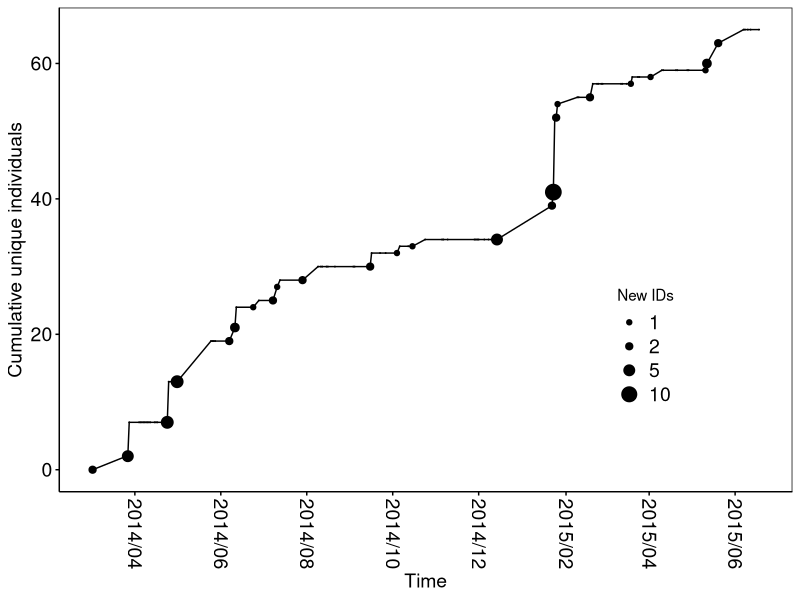
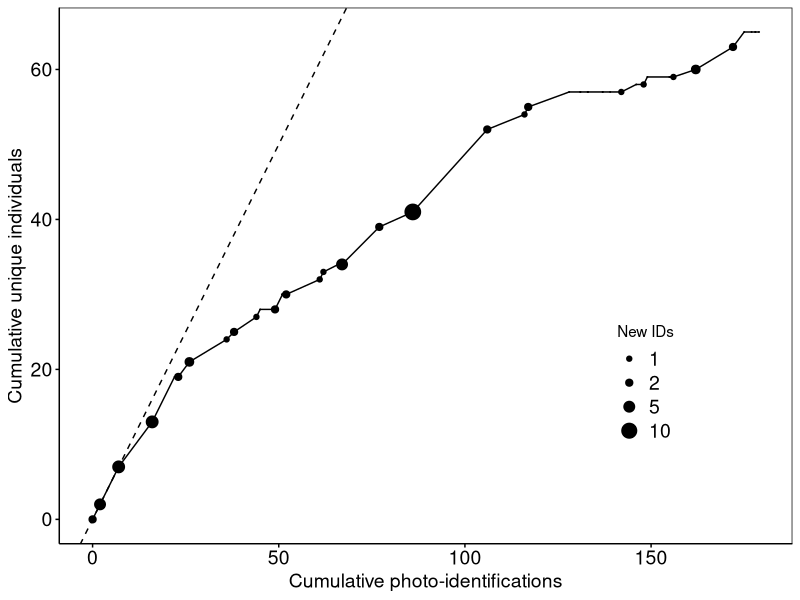
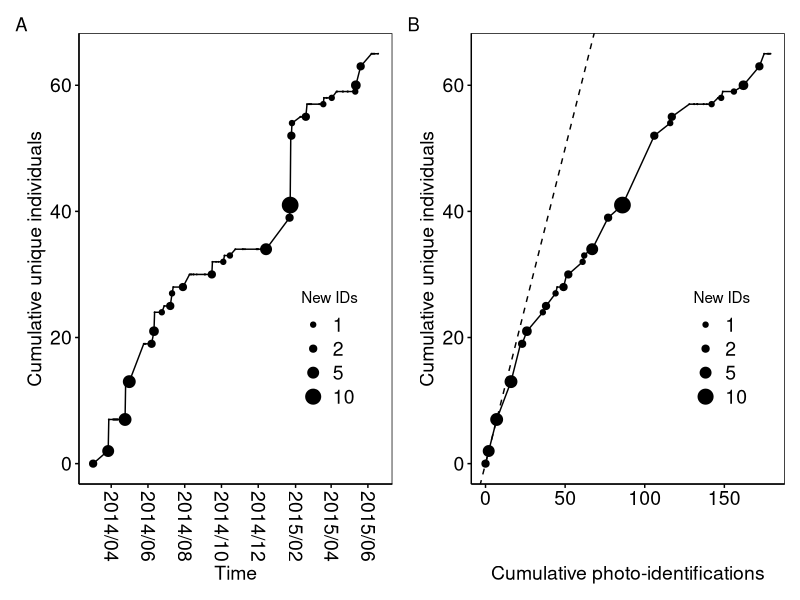
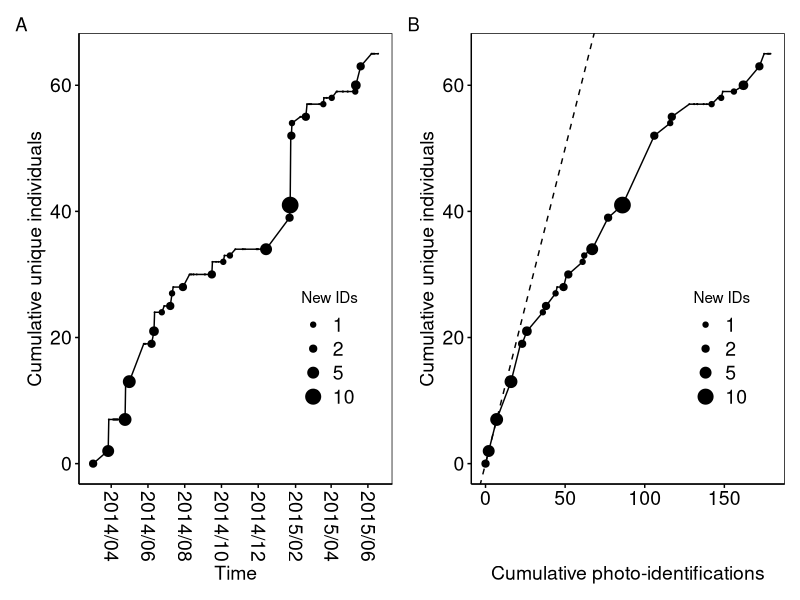

Here is the R script that generated these plots, in order:
# Chris Oosthuizen
# Feb 2026

# plot discovery curves

#--------------------------------------------
library(ggplot2)
library(ggpubr)
library(scales)

dat = read.csv("./data/discoverycurve2014.csv", header = T)
head(dat)
str(dat)

dat$date = as.POSIXct(dat$date)
str(dat)

dat$date2 <- as.Date(dat$date, format = "%d/%m/%Y")
dat$date2 <- format(dat$date2, "%Y/%m")
dat


# Plotting theme
theme_gg <- function () { 
  theme_bw() %+replace% 
    theme(
      axis.text = element_text(colour = "black"),
      # axis.title = element_blank(),
      axis.ticks = element_line(colour = "black"),
      panel.grid = element_blank(),
      strip.background = element_blank(),
      panel.border = element_rect(colour = "black", fill = NA),
      axis.line = element_line(colour = "black")
    )
}


# plot discovery curve against time

dc1 = ggplot(data = dat,
       aes(x = date, y = CumNew)) + 
       geom_line()+
  geom_point(aes(size = NewIDs)) +
  scale_size_area(max_size = 5, breaks = c(1, 2,5,10), name   = "New IDs") + 
  xlab("Time") +
  ylab("Cumulative unique individuals") +
#  scale_x_continuous(expand = c(0, 0), limits = c(50, 200)) + 
  theme_gg() +
  font("xylab",size=14)+
  font("xy",size=14)+
  font("xy.text", size = 14) +
  font("legend.text",size = 14)+
  scale_x_datetime(labels = date_format("%Y/%m"), date_breaks = "2 months") +
  theme(axis.text.x = element_text(angle = -90, vjust = 0.5)) +
  theme(
    legend.position=c(0.8,0.3))+
   guides(fill=guide_legend(title="New IDs")) 

dc1

# discovery curve: new vs old individuals
dc2 = ggplot(data = dat,
       aes(x = CumAll, y = CumNew)) + 
  geom_line() + 
  geom_point(aes(size = NewIDs)) +
  scale_size_area(max_size = 5, breaks = c(1,2,5,10), name   = "New IDs") + 
  geom_abline(intercept = 0, slope = 1, size = 0.5, linetype = "dashed") +  # 1:1 line
  xlab("Cumulative photo-identifications") +
  ylab("Cumulative unique individuals") +
  #  scale_x_continuous(expand = c(0, 0), limits = c(50, 200)) + 
  theme_gg() +
  font("xylab",size=14)+
  font("xy",size=14)+
  font("xy.text", size = 14) +
  font("legend.text",size = 14)+
  theme(
    legend.position=c(0.8,0.3))

dc2

library(patchwork)

dc = dc1 + dc2 + 
  plot_layout(ncol = 2) +
  plot_annotation(tag_levels = 'A')

dc

## Save Plot 
# pdf("./supplement/Sup5_discovery_curve_2014_15.pdf",
#     useDingbats = FALSE, width = 8, height = 5)
# print(dc)
# dev.off()

png(filename = "./supplement/Sup5_discovery_curve_2014_15.png", width = 2000, height = 1300, 
    pointsize = 8,  res = 300)
plot(dc)
dev.off()



  
